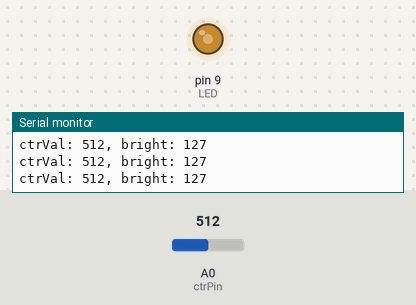
Bench run of a sketch on a simulated Arduino Uno, built with avr-gcc and run on an emulated ATmega328P. Parts: output pins drawn as LEDs (lit = HIGH), the last lines printed to the serial monitor. Inputs (shaded band) come from the test bench; at power-on: A0 (ctrPin) = 512.

Above: at 1.2 s.
1.3 s: A0 (ctrPin) set to 410
At 1.8 s:
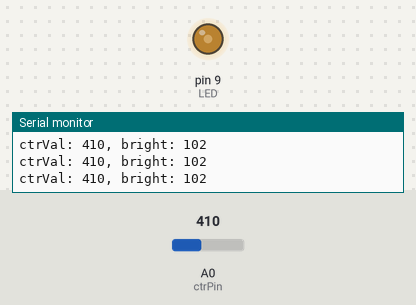
4.3 s: A0 (ctrPin) set to 386
At 5.6 s:
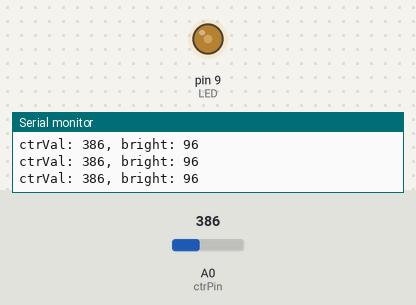
7.3 s: A0 (ctrPin) set to 105
At 8.4 s:
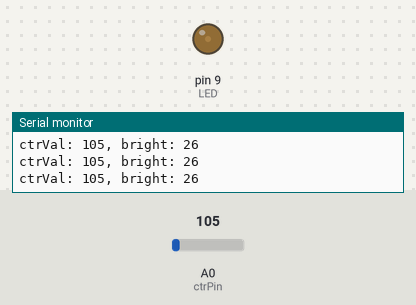
8.8 s: A0 (ctrPin) set to 92
At 9.8 s:
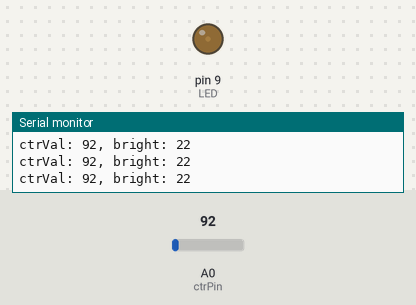
11.8 s: A0 (ctrPin) set to 45
At 13.1 s:
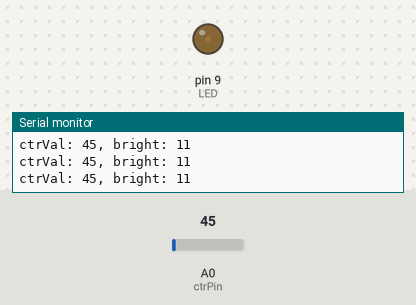
14.8 s: A0 (ctrPin) set to 36
At 15.2 s:
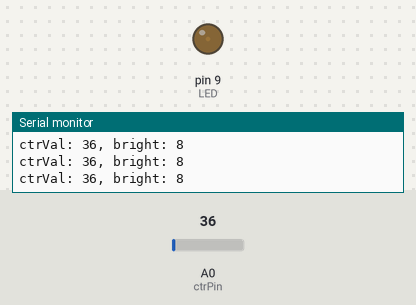
Timing chart, 0 to 17.8 s (numbered marks = the images above; inputs shaded):
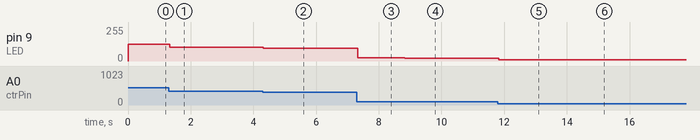

The sketch:

LED_Bright_Ctr.ino
```cpp
int LED = 9;
int ctrPin = A0;
int ctrVal; //0~1023
int bright; //0~255

void setup()
{
  pinMode(LED, OUTPUT);
  Serial.begin(9600);
}

void loop()
{
  ctrVal = analogRead(ctrPin);
  Serial.print("ctrVal: ");
  Serial.print(ctrVal);

  bright = map(ctrVal, 0, 1023, 0, 255);
  Serial.print(", bright: ");
  Serial.println(bright);

  analogWrite(LED, bright);
  delay(15);
}
```

Measured:
- after the input at 1.3 s, pin 9 (LED): 127/255 → 102/255 at once
- after the input at 4.3 s, pin 9 (LED): 102/255 → 96/255 at once
- after the input at 7.3 s, pin 9 (LED): 96/255 → 26/255 at once
- after the input at 8.8 s, pin 9 (LED): 26/255 → 22/255 at once
- after the input at 11.8 s, pin 9 (LED): 22/255 → 11/255 at once
- after the input at 14.8 s, pin 9 (LED): 11/255 → 8/255 at once
